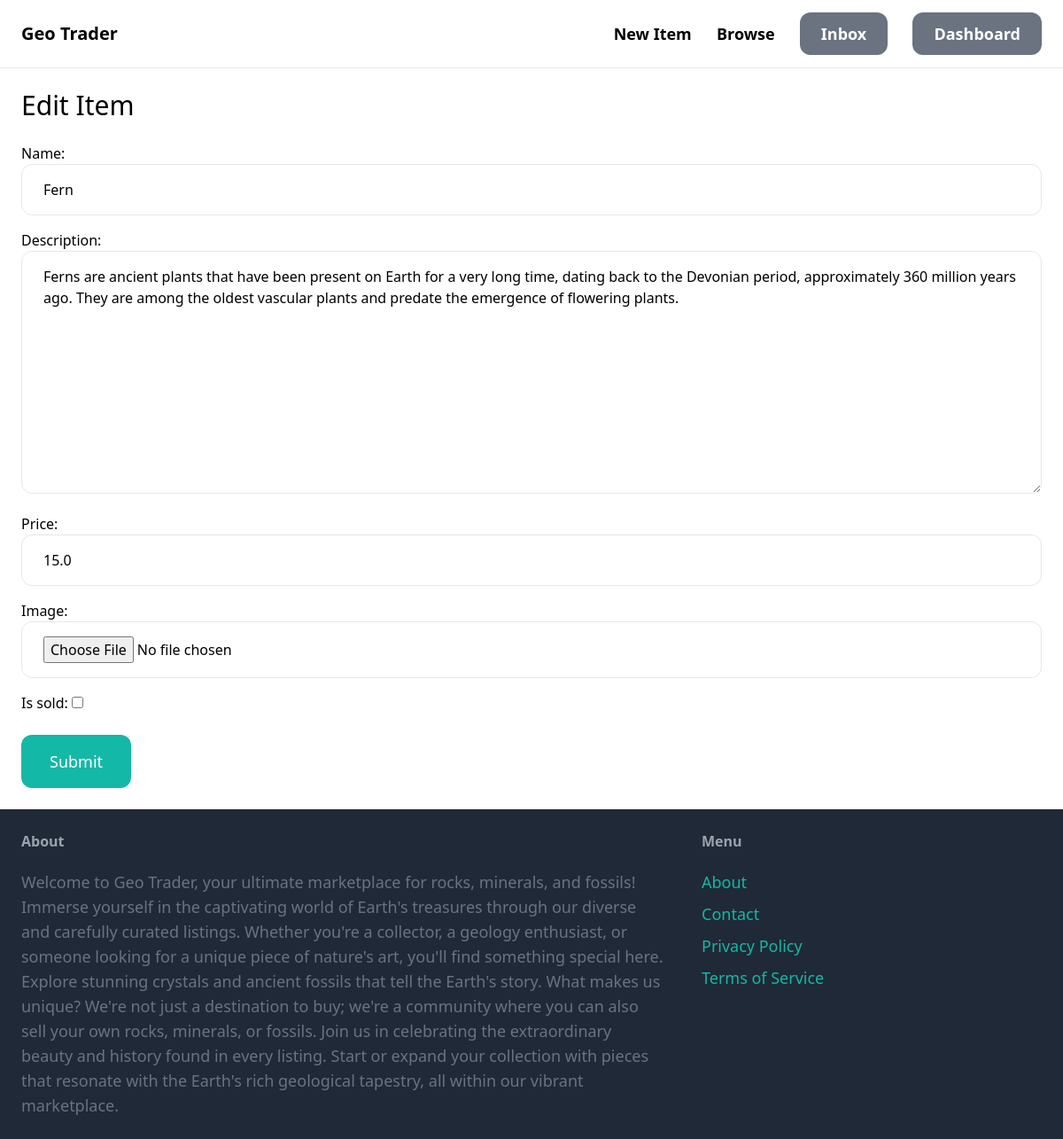
The app's page /items/2/edit/ (signed in) with its own data.
### item/models.py (models this page shows, shortened)
class Item(models.Model):
    category = models.ForeignKey(Category, related_name = "items", on_delete = models.CASCADE)
    name = models.CharField(max_length=255)
    description = models.TextField(blank = True, null = True)
    price = models.FloatField(default = 0.00)
    image = models.ImageField(upload_to = "item_images", blank = True, null = True, default = "image/default.jpg")
    is_sold = models.BooleanField(default = False)
    created_by = models.ForeignKey(User, related_name = "items", on_delete = models.CASCADE)
    created_at = models.DateTimeField(auto_now_add = True)

### item/views.py (the view)
# urls.py: path("<int:pk>/edit/", views.edit, name = "edit")
@login_required
def edit(request, pk):
    item = get_object_or_404(Item, pk=pk, created_by=request.user)
    if request.method == "POST":
            form = EditItemForm(request.POST, request.FILES, instance=item)
            if form.is_valid():
                form.save()
                return redirect("item:detail", pk = item.id)
    else:
        form = EditItemForm(instance=item)
    return render(request, "item/form.html", {
        "form": form,
        "title": "Edit Item",
    })

### item/forms.py
class EditItemForm(forms.ModelForm):
    class Meta:
        model = Item
        fields = ("name", "description", "price", "image", "is_sold")
        widgets = {
            "name": forms.TextInput(attrs = {
                "class": INPUT_CLASSES
            }),
            "description": forms.Textarea(attrs = {
                "class": INPUT_CLASSES
            }),
            "price": forms.TextInput(attrs = {
                "class": INPUT_CLASSES
            }),
            "image": forms.FileInput(attrs = {
                "class": INPUT_CLASSES
            }),
        }

### item/templates/item/form.html (shortened to what this page needs)
{% extends "core/base.html" %}
{% block content %}
<h1 class="mb-6 text-3xl">{{ title }}</h1>
<form method="post" action="." encrypt="multipart/form-data">
    <div class="space-y-4">
        {{ form.as_p }}
    </div>
    <button class="mt-6 py-4 px-8 text-lg bg-teal-500 hover:bg-teal-700 rounded-xl text-white">
        Submit
    </button>
</form>
{% endblock %}

### records on screen
Item: name "Fern", description "Ferns are ancient plants that have been present on Earth for a very long time, dating back to the Devonian period, approximately 360 million years ago. They are among the oldest vascular plants and predate the emergence of flowering plants.", price "15.0"

### other values on screen
{{ title }} "Edit Item"
